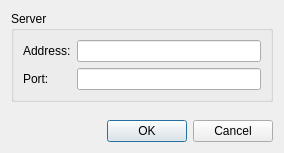
<?xml version="1.0" encoding="UTF-8"?>
<ui version="4.0">
 <class>dialogServer</class>
 <widget class="QDialog" name="dialogServer">
  <property name="geometry">
   <rect>
    <x>0</x>
    <y>0</y>
    <width>284</width>
    <height>153</height>
   </rect>
  </property>
  <property name="windowTitle">
   <string>Connect to Server</string>
  </property>
  <layout class="QGridLayout" name="gridLayout">
   <item row="0" column="0">
    <widget class="QGroupBox" name="groupBox">
     <property name="sizePolicy">
      <sizepolicy hsizetype="Preferred" vsizetype="Fixed">
       <horstretch>0</horstretch>
       <verstretch>0</verstretch>
      </sizepolicy>
     </property>
     <property name="title">
      <string>Server</string>
     </property>
     <layout class="QFormLayout" name="formLayout">
      <item row="0" column="0">
       <widget class="QLabel" name="label">
        <property name="text">
         <string>Address:</string>
        </property>
       </widget>
      </item>
      <item row="0" column="1">
       <widget class="QLineEdit" name="editAddress"/>
      </item>
      <item row="1" column="0">
       <widget class="QLabel" name="label_2">
        <property name="text">
         <string>Port:</string>
        </property>
       </widget>
      </item>
      <item row="1" column="1">
       <widget class="QLineEdit" name="editPort"/>
      </item>
     </layout>
    </widget>
   </item>
   <item row="2" column="0">
    <widget class="QDialogButtonBox" name="buttonBox">
     <property name="orientation">
      <enum>Qt::Horizontal</enum>
     </property>
     <property name="standardButtons">
      <set>QDialogButtonBox::Cancel|QDialogButtonBox::Ok</set>
     </property>
    </widget>
   </item>
   <item row="1" column="0">
    <spacer name="verticalSpacer">
     <property name="orientation">
      <enum>Qt::Vertical</enum>
     </property>
     <property name="sizeHint" stdset="0">
      <size>
       <width>20</width>
       <height>40</height>
      </size>
     </property>
    </spacer>
   </item>
  </layout>
 </widget>
 <resources/>
 <connections>
  <connection>
   <sender>buttonBox</sender>
   <signal>accepted()</signal>
   <receiver>dialogServer</receiver>
   <slot>accept()</slot>
   <hints>
    <hint type="sourcelabel">
     <x>248</x>
     <y>254</y>
    </hint>
    <hint type="destinationlabel">
     <x>157</x>
     <y>274</y>
    </hint>
   </hints>
  </connection>
  <connection>
   <sender>buttonBox</sender>
   <signal>rejected()</signal>
   <receiver>dialogServer</receiver>
   <slot>reject()</slot>
   <hints>
    <hint type="sourcelabel">
     <x>316</x>
     <y>260</y>
    </hint>
    <hint type="destinationlabel">
     <x>286</x>
     <y>274</y>
    </hint>
   </hints>
  </connection>
 </connections>
</ui>
